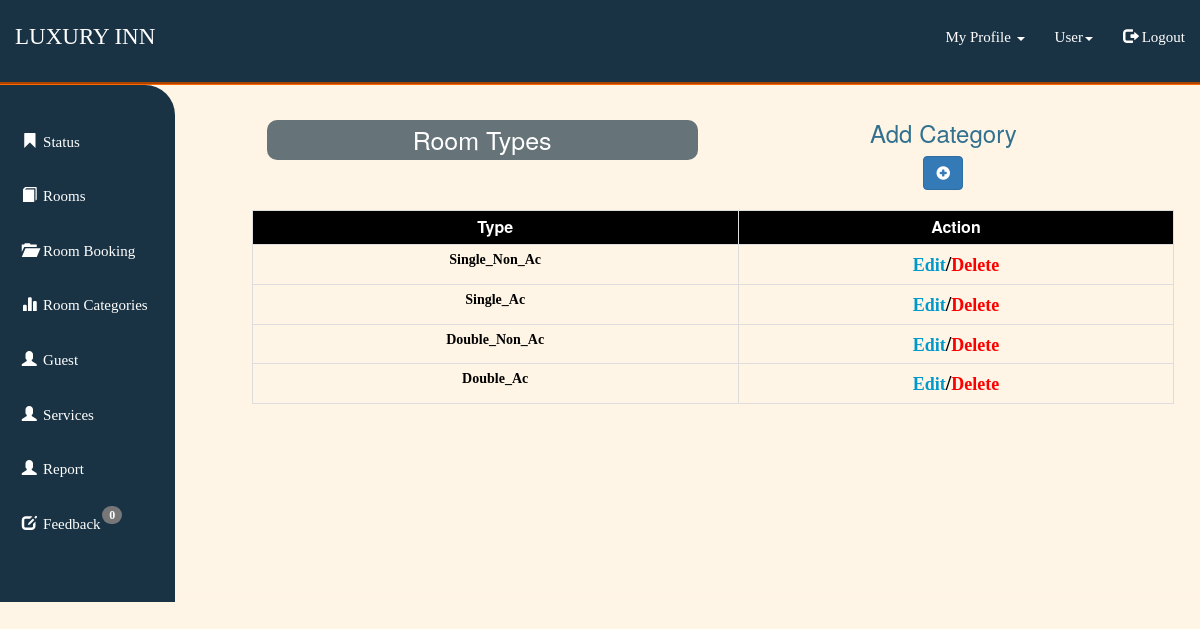
Page /categories.php (signed in) on the committed database.
### tables this page shows
CREATE TABLE `room_type` (
  `type_id` int(15) NOT NULL,
  `type` varchar(20) NOT NULL
);

### categories.php (the view, shortened to what this page needs)
<!DOCTYPE html>
<html>
<head>
</head>
<body>
<div class="row">
<?php
require('navbar.php');
?>
<div class="col-md-9" style="margin-left: 5%;">
	 <div id="page-wrapper">
            <div id="page-inner">
                <div class="row"><br>
                    <div class="col-md-6">
                        <h2 class="text-center" style="font-size: 25px;
                            background-color: rgba(0,31,51,0.6); padding: 1.5% 0; color: white; border-radius: 10px;
                            ">Room Types</h2>
                    </div>
                    <div class="col-md-6">
                        <center>
                        <h3 class="text-info">Add Category</h3>
                        <a href="addcat.php" class="btn btn-primary"><i class="glyphicon glyphicon-plus-sign"></i></a></center><br>
                    </div>
                        <?php
                        $conn = mysqli_connect("localhost","root","","hotel") or die("connection failed");
                    $qry = "SELECT * FROM room_type ORDER BY type_id ASC";
                    $result = mysqli_query($conn,$qry) or die("query failed");
                    if(mysqli_num_rows($result)>0){
                        ?>
                        <br>
                    <table class="table table-bordered table-condensed" id="tab2">
                            <tr>
                                <th>Type</th>
                                <th>Action</th>
                            </tr>
                            <?php
                        }
                            while($row=mysqli_fetch_assoc($result)){
                                ?>
                                <tr>
                                <td><?php echo $row['type']; ?></td>
                                <td>
                                    <a id="action"  href="catcodd.php?id=<?php echo $row['type_id'];?>" style="color: #0099cc;">Edit</a><span style="font-size: 20px; font-weight: bold;">/</span><a id="action"
                                     href="deletecat.php?didd=<?php echo $row['type_id'];?>" style="color: red;">Delete</a>
                                </td>
                            </tr>
                            <?php } ?>
                        </table>
                    </div>
                </div>
</div>
</div>
</body>
</html>

### categories.php (style rules this page uses)
body { background-image:linear-gradient(rgba(255,153,0,0.1),rgba(255,153,0,0.1)) }
#tab2 th { background-color:black; color: white; text-align: center; font-size: 16px; }
#tab2 td { text-align: center; color: black; font-family: cursive; font-size: 14px; font-weight: bold; }
#action { font-size: 18px; font-family: cursive; text-decoration: none; }

### rows in the picture
room_type: type "Single_Non_Ac"
room_type: type "Single_Ac"
room_type: type "Double_Non_Ac"
room_type: type "Double_Ac"

### other values in the picture
$num_rows "0"
